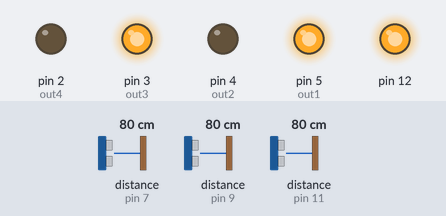
A sketch run on a simulated Arduino Uno, built with avr-gcc and run on an emulated ATmega328P. On the bench: output pins drawn as LEDs (lit = HIGH). The test bench sets the inputs (shaded band); at power-on: distance to the obstacle (sensors on pin 7, pin 11, pin 9) 80 cm. What the sketch prints to the serial monitor is not drawn.

Above: at 1.2 s.
1.3 s: distance to the obstacle (sensor on pin 7) set to 5 cm
2.9 s: distance to the obstacle (sensor on pin 7) set to 2 cm
At 4.0 s:
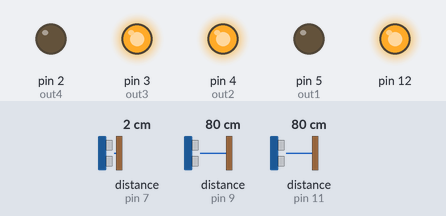
4.9 s: distance to the obstacle (sensor on pin 11) set to 6 cm
6.4 s: distance to the obstacle (sensor on pin 11) set to 3 cm
At 6.9 s:
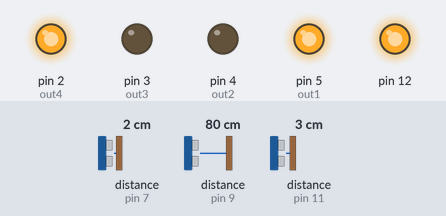
11.1 s: distance to the obstacle (sensor on pin 11) set to 9 cm
At 12.3 s:
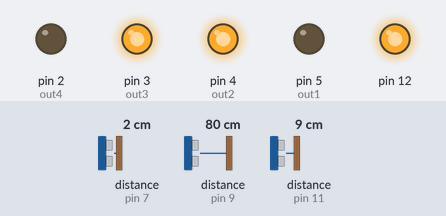
Timing chart, 0 to 13.6 s (numbered marks = the images above; inputs shaded):
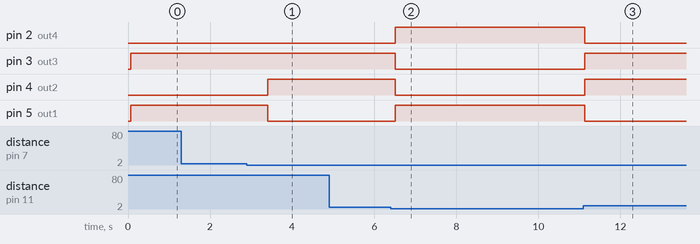

The sketch:

code.ino
```cpp
#include <Ultrasonic.h>
Ultrasonic ultrafront(8,9);
Ultrasonic ultraleft(10,11);
Ultrasonic ultraright(6,7);
const int out1 = 5;
const int out2 = 4;
const int out3 = 3;
const int out4 = 2;
const int backoff =10;

void setup()
{
  pinMode (out1, OUTPUT);
  pinMode (out2, OUTPUT);
  pinMode (out3, OUTPUT);
  pinMode (out4, OUTPUT);
    pinMode(12 , OUTPUT);
  Serial.begin(9600);
   analogWrite(12,200);
}
long dfront, dleft, dright;
void loop()
{
  dfront = ultrafront.Ranging(CM);
  Serial.print("front: ");
  Serial.print(ultrafront.Ranging(CM)); // CM or INC
  Serial.print(" cm  \n   " );
  delay(10);
  //left
  dleft = ultraleft.Ranging(CM);
  Serial.print("left: ");
  Serial.print(ultraleft.Ranging(CM)); // CM or INC
  Serial.print(" cm   \n  " );
  delay(10);
  //right
  dright = ultraright.Ranging(CM);
  Serial.print("Right: ");
  Serial.print(ultraright.Ranging(CM)); // CM or INC
  Serial.print(" cm   \n  " );
  delay(10);
  if(dfront<15 && (dright-dleft>8))
{
   digitalWrite(out1,HIGH);
      digitalWrite(out2,LOW);
      digitalWrite(out3,LOW);
      digitalWrite(out4,HIGH);
      delay(1000);
}
else if(dfront<15 && (dleft-dright>8))
{
      digitalWrite(out1,LOW);
      digitalWrite(out2,HIGH);
      digitalWrite(out3,HIGH);
      digitalWrite(out4,LOW);
      delay(500);
}
else if(dfront>15 && dleft>3 && dright>3)
{
   digitalWrite(out1,HIGH);
      digitalWrite(out2,LOW);
      digitalWrite(out3,HIGH);
      digitalWrite(out4,LOW);
      delay(500);
}
else if(dleft<5)
{
    digitalWrite(out1,HIGH);
      digitalWrite(out2,LOW);
      digitalWrite(out3,LOW);
      digitalWrite(out4,HIGH);
      delay(100);
}
else if(dright<5)
{
    digitalWrite(out1,LOW);
      digitalWrite(out2,HIGH);
      digitalWrite(out3,HIGH);
      digitalWrite(out4,LOW);
      delay(100);
}

}
```

Measured:
- the behaviour switches between 4 and 3 cm on distance to the obstacle (sensor on pin 7) (found by bisection; images 0 and 1)
- the behaviour switches between 5 and 4 cm on distance to the obstacle (sensor on pin 11) (found by bisection; images 1 and 2)
- after the input at 1.3 s, every drawn part: stays the same
- after the input at 2.9 s, pin 4 (out2): LOW → HIGH after 0.50 s; pin 5 (out1): HIGH → LOW after 0.50 s
- after the input at 4.9 s, every drawn part: stays the same
- after the input at 6.4 s, pin 2 (out4), pin 5 (out1): LOW → HIGH after 0.12 s; pin 3 (out3), pin 4 (out2): HIGH → LOW after 0.12 s
- after the input at 11.1 s, pin 2 (out4), pin 5 (out1): HIGH → LOW at once; pin 3 (out3), pin 4 (out2): LOW → HIGH at once
